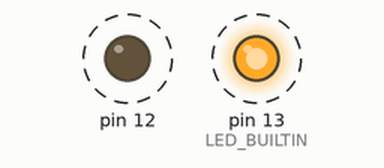
This sketch was run on a simulated Arduino Uno, built with avr-gcc and run on an emulated ATmega328P. Shown: output pins drawn as LEDs (lit = HIGH). Dashed ring = blinking.

Above: at 0.5 s.
Timing chart, 0 to 4.6 s (numbered marks = the images above):
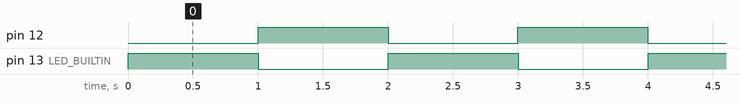

Measured:
- by itself, pin 12, pin 13 (LED_BUILTIN): alternates HIGH for 1.0 s and LOW for 1.0 s
- by itself, everything shown: repeats every 2.0 s, in 4 steps

The sketch:

Timer.ino
```cpp
/*
  Código base do Timer desenvolvido para a plataforma Tinkercad
  São configurados os registradores devido à falta da biblioteca TimerOne.h
*/

unsigned long previousMillis = 0;

const long interval = 1000;

void setup() {
  pinMode(LED_BUILTIN, OUTPUT);
  pinMode(12, OUTPUT);

  // Configuração Timer1
  TCCR1A = 0;
  ICR1H =  0x7A;
  ICR1L =  0x12;
  TCCR1B = _BV(WGM13) | _BV(CS12);

  // Inicialização Timer1
  TCNT1 = 0;
  TIFR1 = 0;
  TIMSK1 = _BV(TOIE1);
}

void loop() {
  digitalWrite(LED_BUILTIN, !digitalRead(LED_BUILTIN));
  delay(1000);
}

ISR(TIMER1_OVF_vect)
{
  digitalWrite(12, !digitalRead(12));
}
```
